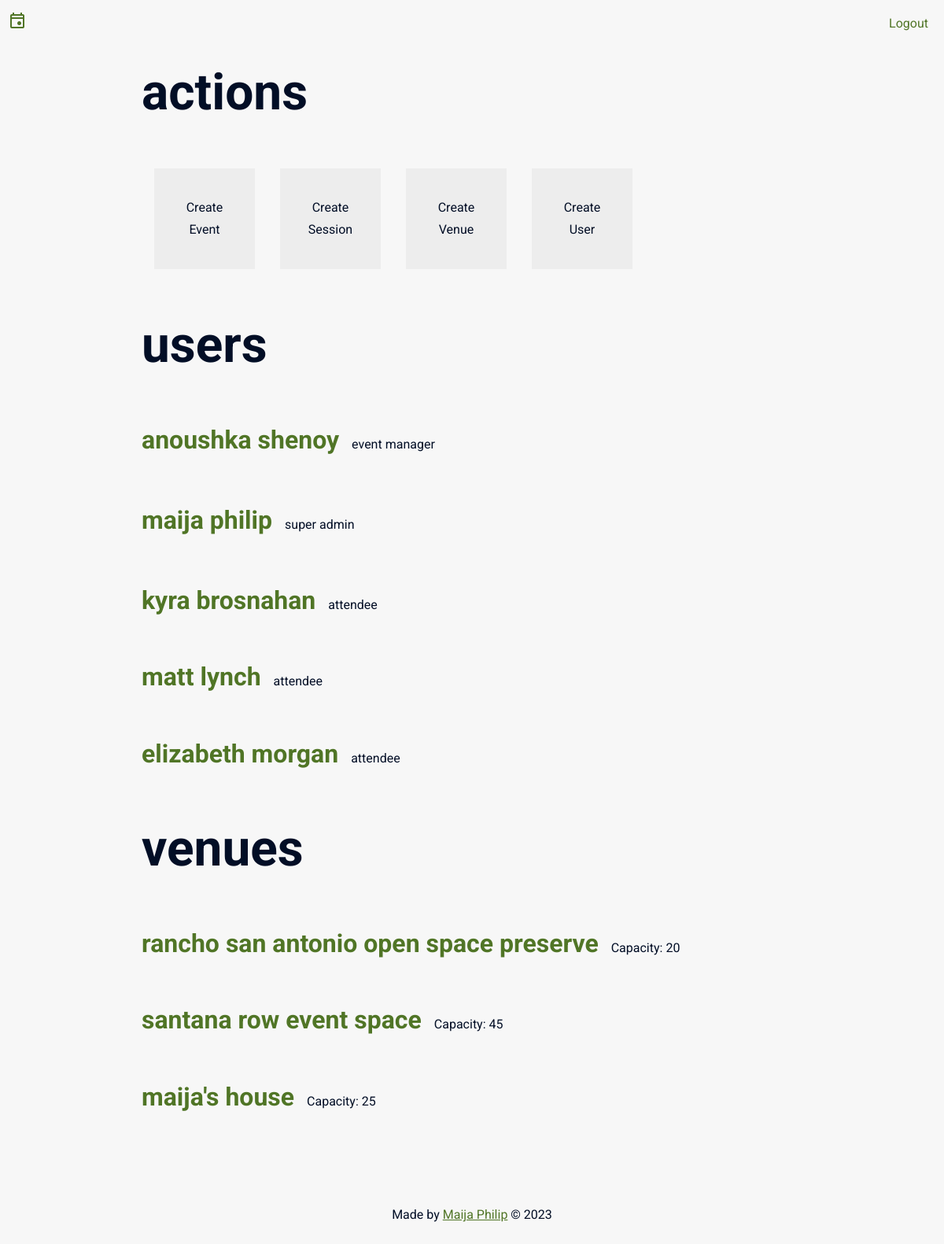
The app's page /admin.php (signed in) with its own data.
### tables this page shows
CREATE TABLE `attendee` (
  `idattendee` int NOT NULL AUTO_INCREMENT,
  `name` varchar(100) NOT NULL,
  `password` varchar(100) NOT NULL,
  `role` int DEFAULT NULL,
  PRIMARY KEY (`idattendee`),
  KEY `role_idx` (`role`)
);

CREATE TABLE `role` (
  `idrole` int NOT NULL AUTO_INCREMENT,
  `name` varchar(45) NOT NULL,
  PRIMARY KEY (`idrole`),
  UNIQUE KEY `name_UNIQUE` (`name`)
);

CREATE TABLE `super_admin` (
  `AdminID` int NOT NULL
);

CREATE TABLE `venue` (
  `idvenue` int NOT NULL AUTO_INCREMENT,
  `name` varchar(50) NOT NULL,
  `capacity` int DEFAULT NULL,
  PRIMARY KEY (`idvenue`),
  UNIQUE KEY `name_UNIQUE` (`name`)
);

### utils/DB.class.php (called while the page is built, shortened)
<?php
class  DB {
    private $dbh;
    function __construct() {
        try {
            $this->dbh = new PDO(
                "mysql:host={$_SERVER['DB_SERVER']};dbname={$_SERVER['DB']}",
                $_SERVER["DB_USER"],
                $_SERVER["DB_PASSWORD"]
            );
            $this->dbh->setAttribute(PDO::ATTR_ERRMODE, PDO::ERRMODE_EXCEPTION);
        } catch (PDOException $pe) {
            echo $pe->getMessage();
            die ("Bad Database Connection");
        }
    }
    function associativeSelect($sql, $params) {
        $data = [];
        try {
            $stmt = $this->dbh->prepare($sql);
            $stmt->execute($params);
            while ( $row = $stmt->fetch()) {
                $data[] = $row;
            }
        } catch (PDOException $pe) {
            echo $pe->getMessage();
        }
        return $data;
    }
    function objectSelect($sql, $params, $class, $fileFirstPath = ".") {
        $data = [];
        try {
            $stmt = $this->dbh->prepare($sql);
            $stmt->execute($params);
            $stmt->setFetchMode(PDO::FETCH_CLASS, $class);
            while ( $row = $stmt->fetch()) {
                $data[] = $row;
            }
        } catch (PDOException $pe) {
            echo $pe->getMessage();
        }
        return $data;
    }
}

### utils/CurrentUser.class.php (called while the page is built, shortened)
<?php
class CurrentUser {
    public static function getCurrentUser($firstFilePath = ".") {
        $userid = $_SESSION['userId'];
        $db = new DB();
        $user = $db->objectSelect("SELECT * FROM attendee WHERE idattendee = :id ", [":id" => $userid], "Attendee", $firstFilePath);
        return $user[0];
    }
}

### classes/Venue.class.php (called while the page is built, shortened)
<?php
class Venue {
    private $idvenue;
    private $name;
    private $capacity;
    public function getIdvenue(){
		return $this->idvenue;
	}
	public function getName(){
		return $this->name;
	}
	public function getCapacity(){
		return $this->capacity;
	}
 }

### admin.php (the view, shortened to what this page needs)
<!DOCTYPE html>
<?php
    echo (PageFormat::getDocumentHeader("Admin"));
?>
        <h1>Actions</h1>
            <div class="action-block">
                <?php
                    $userRole = (CurrentUser::getCurrentUser())->getRole();
                    echo "<div><a href=\"editpages/editEvent.php\">Create Event</a></div>";
                    echo "<div><a href=\"editpages/editSession.php\">Create Session</a></div>";
                    if ($userRole == '1') {
                        echo "<div><a href=\"editpages/editVenue.php\">Create Venue</a></div>";
                        echo "<div><a href=\"editpages/editAttendee.php\">Create User</a></div>";
                    }
                ?>
            </div>
        <h1>Users</h1>
        <?php
            $db = (new DB());
            $users = $db->objectSelect("SELECT * FROM attendee", [], "Attendee");
            foreach ($users as $key => $value) {
                echo $value->getHTML();
            }
        ?>
<?php
            if ($userRole == "1") {
                echo "<h1>Venues</h1>";
                $venues = $db->objectSelect("SELECT * FROM venue", [], "Venue");
                foreach ($venues as $key => $value) {
                    echo "<a class=\"user-row-link\" href=\"editpages/editVenue.php?id={$value->getIdvenue()}\"><p class=\"user-row-link\"><div class=\"user-row\"><h2>{$value->getName()}</h2><p>Capacity: {$value->getCapacity()}</p></div></p></a>";
                }
            }
    echo (PageFormat::getDocumentFooter());
?>

### utils/PageFormat.class.php (shortened to what this page needs)
<?php
class PageFormat {
    private static function getHeader($pageTitle = "Untitled", $fileFirstPath = ".") {
        $linkList = [
            "Events" => "<a href=\"$fileFirstPath/home.php\">Events</a>",
            "Registrations" => "<a href=\"$fileFirstPath/registrations.php\">Registrations</a>",
            "Admin" => "<a href=\"$fileFirstPath/admin.php\">Admin</a>",
        ];
        $role = CurrentUser::getCurrentUser($fileFirstPath)->getRole();
        $linkString = "";
        $header = <<< END
        <nav>
            <a href="#" class="nav-icon"><span class="material-symbols-outlined">
            event
            </span></a>
            <div class="links">
                $linkString
                <form class="logout" method="POST">
                    <input type="submit" name="Logout" value="Logout" >
                </form>
            </div>
        </nav>
        END;
        return $header;
    }
    private static function getFooter() {
        $footer = <<< END
            <footer>
                <p>Made by <a href="https://maija.xyz/" target="_blank">Maija Philip</a> &copy; 2023</p>
            </footer>
        END;
        return $footer;
    }
    static function getDocumentHeader($pageTitle = "Untitled", $fileFirstPath = ".", $isLogin = false) {
        $header = "<nav><a href=\"#\" class=\"nav-icon\"><span class=\"material-symbols-outlined\">event</span></a><div class=\"links\"><a href=\"#\" class=\"nav-icon\">Event Manager</a></div></nav>";
        if (!$isLogin){
            $header = self::getHeader($pageTitle, $fileFirstPath);
        }
        $documentHeader = <<< END
        <html xmlns="http://www.w3.org/1999/xhtml">
        <head>
            <meta http-equiv="content-type" content="text/html; charset=utf-8" >
            <link rel="stylesheet" type="text/css" href="$fileFirstPath/utils/Styles.css">
            <link rel="stylesheet" href="https://fonts.googleapis.com/css2?family=Material+Symbols+Outlined:opsz,wght,FILL,GRAD@24,400,0,0" >
            <link rel="stylesheet" href="https://fonts.googleapis.com/css2?family=Material+Symbols+Outlined:opsz,wght,FILL,GRAD@20..48,100..700,0..1,-50..200" >
            <link rel="stylesheet" href="https://fonts.googleapis.com/css2?family=Material+Symbols+Outlined:opsz,wght,FILL,GRAD@20..48,100..700,0..1,-50..200" >
            <link rel="stylesheet" href="https://fonts.googleapis.com/css2?family=Material+Symbols+Outlined:opsz,wght,FILL,GRAD@20..48,100..700,0..1,-50..200" >
            <title>$pageTitle | Project 1</title>
        </head>
        <body>
            $header
            <main>
        END;
        return $documentHeader;
    }
    static function getDocumentFooter() {
        $footer = self::getFooter();
        $documentFooter = <<< END
        </main>
            $footer
        </body>
        </html>
        END;
        return $documentFooter;
    }
}

### classes/Attendee.class.php (shortened to what this page needs)
<?php
class Attendee {
    private $idattendee;
    private $name;
    private $role;
	public function getHTML($firstFilePath = ".") {
		require_once "$firstFilePath/utils/DB.class.php";
		require_once "$firstFilePath/utils/CurrentUser.class.php";
		$db = new DB();
		$role = $db->associativeSelect("SELECT name FROM role WHERE idrole = :id", [":id"=>$this->role])[0]['name'];
        $superAdminID = $db->associativeSelect("SELECT AdminId FROM super_admin", [])[0]['AdminId'];
		if ($superAdminID == $this->idattendee) {
			$role = "super admin";
		}
		$html = <<< END
			<p class="user-row-link">
				<div class="user-row">
					<h2>{$this->name}</h2>
					<p>$role</p>
				</div>
			</p>
		END;
		$userRole = CurrentUser::getCurrentUser()->getRole();
		if ($superAdminID != $this->idattendee && $userRole == '1') {
			$html = "<a class=\"user-row-link\" href=\"editpages/editAttendee.php?id={$this->idattendee}\">$html</a>";
		}
		return $html;
	}
	public function getRole(){
		return $this->role;
	}
}

### utils/Styles.css (style rules this page uses)
:root { --white: #F7F7F7; --grey: #EDEDED; --grey-dark: #737987; --black: #020E26; --theme: #507526; --theme-og: #7BB03E; --error-red: #b8001f; --error-pink: #ffccd5; }
html, body { width: 100%; height: 100%; padding: 0; margin: 0; scroll-behavior: smooth; background-color: var(--white); font-family: 'Roboto', sans-serif; }
* { box-sizing: border-box; transition: 0.25s; }
*, *:after, *:before { box-sizing: border-box; }
p, a, figcaption, input, button, .select, .p { font-family: 'Roboto', sans-serif; font-size: 1em; color: var(--black); line-height: 1.75em; }
a { transition: all 0.25s linear; }
h1, h2 { font-size: 4em; text-transform: lowercase; color: var(--black); }
h2 { font-size: 2em; color: var(--theme); }
nav { width: 100%; height: 60px; position: fixed; top: 0; left: 0; display: flex; flex-direction: row; align-items: center; }
nav .links { width: 100%; padding: 0 10px; display: flex; flex-direction: row; justify-content: flex-end; }
nav .links a, .logout input { padding: 0 10px; text-decoration: none; color: var(--theme); }
.nav-icon { padding: 0 10px; font-weight: bold; color: var(--theme); }
.logout { display: inline; width: auto; margin: 0; }
.logout input { width: auto; background: none; color: var(--theme); border: none; border-radius: 0; padding: 0 10px; margin: 0; }
.material-symbols-outlined { font-variation-settings: 'FILL' 0, 'wght' 400, 'GRAD' 0, 'opsz' 24 }
main { min-height: calc(100vh - 230px); width: 70vw; margin: 80px auto auto auto; }
.user-row { display: flex; flex-direction: row; align-items: baseline; }
.user-row p { margin-left: 1em; }
.user-row-link { text-decoration: none; }
.action-block { display: flex; flex-wrap: wrap; }
.action-block div { width: 8em; height: 8em; background-color: var(--grey); margin: 1em; padding: 1.5em; display: flex; justify-content: center; align-items: center; }
.action-block a { margin: auto; text-decoration: none; text-align: center; }
form, .block { width: 100%; margin: 1em auto; }
input, textarea, .select { width: 20em; background-color: var(--white); border: 2px solid var(--grey); border-radius: 50em; padding: 10px 20px; margin: 5px auto 15px auto; outline: none; transition: 0.75s; }
footer { margin-top: 60px; width: 100vw; padding: 20px; text-align: center; background-color: var(--theme-light); }
footer a { color: var(--theme); }

### records on screen
attendee: name "anoushka shenoy", role.name "event manager"
attendee: name "maija philip", idattendee.AdminID "super admin"
attendee: name "kyra brosnahan", role.name "attendee"
attendee: name "matt lynch", role.name "attendee"
attendee: name "elizabeth morgan", role.name "attendee"
venue: name "rancho san antonio open space preserve", capacity "20"
venue: name "santana row event space", capacity "45"
venue: name "maija's house", capacity "25"
